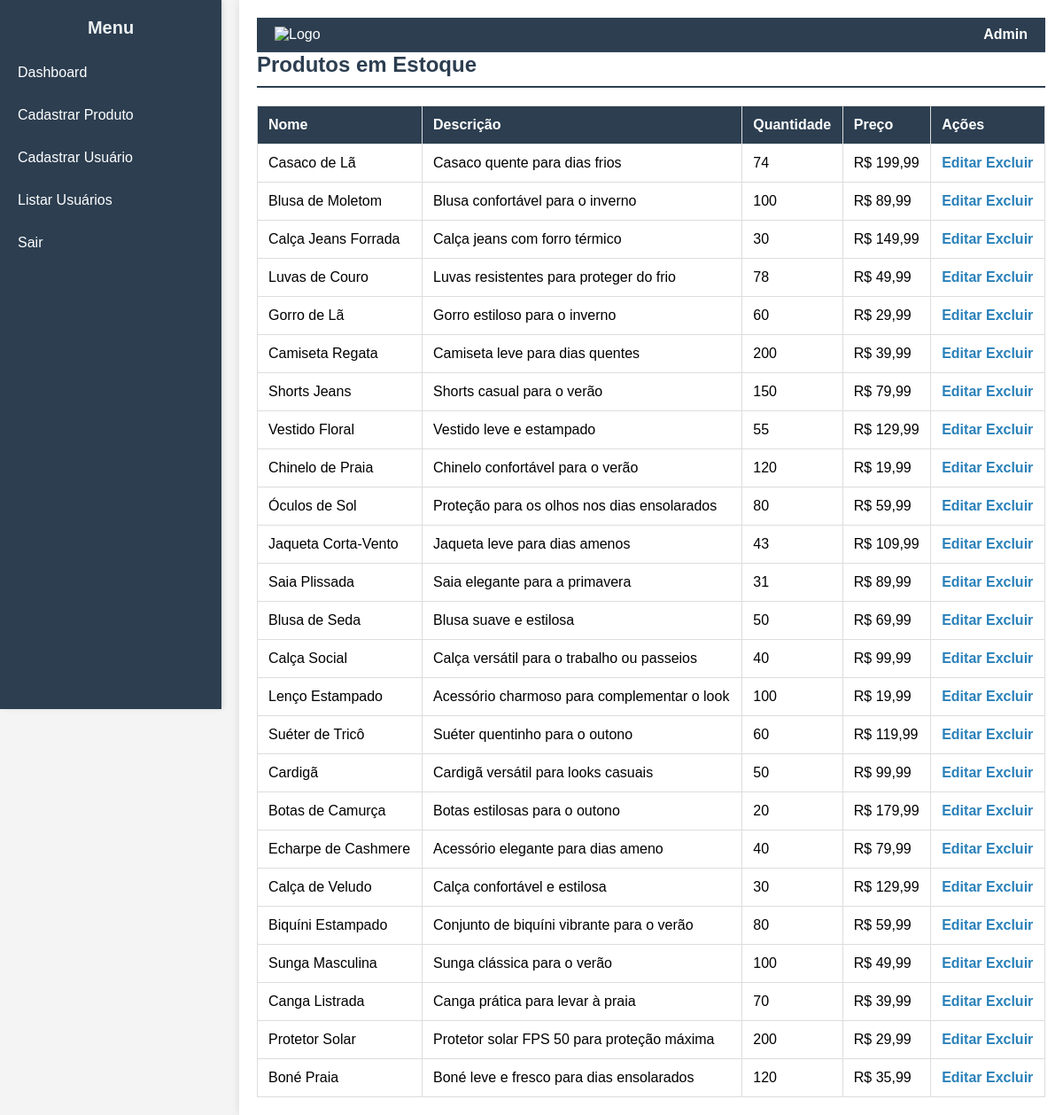
/dashboard.php (signed in), run on the app's committed database.
### tables this page shows
CREATE TABLE `usuarios` (
  `id` int(11) NOT NULL,
  `nome` varchar(100) NOT NULL,
  `senha` varchar(255) NOT NULL,
  `nivel_acesso` enum('admin','usuario') NOT NULL,
  `login` varchar(100) NOT NULL
);

CREATE TABLE `produtos` (
  `id` int(11) NOT NULL,
  `nome` varchar(100) NOT NULL,
  `descricao` text DEFAULT NULL,
  `quantidade` int(11) NOT NULL,
  `preco` decimal(10,2) NOT NULL,
  `categoria_id` int(11) DEFAULT NULL
);

### dashboard.php (the view, shortened to what this page needs)
<?php
include_once 'db/connect.php';
$nivel_acesso = $_SESSION['nivel_acesso'];
$stmt = $pdo->prepare("SELECT nome FROM usuarios WHERE id = ?");
$stmt->execute([$_SESSION['usuario_id']]);
$usuario_logado = $stmt->fetch(PDO::FETCH_ASSOC);
$stmt = $pdo->query("SELECT * FROM produtos");
$produtos = $stmt->fetchAll(PDO::FETCH_ASSOC);
?>
<!DOCTYPE html>
<html lang="pt-br">
<head>
    <link rel="stylesheet" href="css/style.css">
</head>
<body>
    <div class="container">
        <aside class="sidebar">
            <h2>Menu</h2>
            <ul>
                <li><a href="dashboard.php">Dashboard</a></li>
                <?php if ($nivel_acesso == 'admin'): ?>
                    <li><a href="cadastro-produto.php">Cadastrar Produto</a></li>
                    <li><a href="cadastro-usuario.php">Cadastrar Usuário</a></li>
                    <li><a href="listagem-usuarios.php">Listar Usuários</a></li>
                <?php endif; ?>
                <li><a href="logout.php">Sair</a></li>
            </ul>
        </aside>
        <main class="content">
            <header class="header">
                <div class="logo">
                    <img src="https://estoquetudo.com.br/wp-content/themes/estoque-tudo/images/assets/logo.svg" alt="Logo" width="50">
                </div>
                <div class="user-info">
                    <span class="user-name"><?= htmlspecialchars($usuario_logado['nome']) ?></span>
                </div>
            </header>
            <h2>Produtos em Estoque</h2>
            <table>
                <thead>
                    <tr>
                        <th>Nome</th>
                        <th>Descrição</th>
                        <th>Quantidade</th>
                        <th>Preço</th>
                        <th>Ações</th>
                    </tr>
                </thead>
                <tbody>
                    <?php foreach ($produtos as $produto): ?>
                        <tr>
                            <td><?= htmlspecialchars($produto['nome']) ?></td>
                            <td><?= htmlspecialchars($produto['descricao']) ?></td>
                            <td><?= $produto['quantidade'] ?></td>
                            <td>R$ <?= number_format($produto['preco'], 2, ',', '.') ?></td>
                            <td>
                                <a href="editar-produto.php?id=<?= $produto['id'] ?>">Editar</a>
                                <a href="excluir-produto.php?id=<?= $produto['id'] ?>" onclick="return confirm('Tem certeza que deseja excluir este produto?')">Excluir</a>
                            </td>
                        </tr>
                    <?php endforeach; ?>
                </tbody>
            </table>
        </main>
    </div>
</body>
</html>

### css/style.css (style rules this page uses)
* { margin: 0; padding: 0; box-sizing: border-box; }
body { font-family: Arial, sans-serif; background-color: #f4f4f4; display: flex; min-height: 100vh; }
.header { display: flex; justify-content: space-between; align-items: center; padding: 10px 20px; background-color: #2c3e50; color: white; font-size: 16px; border-bottom: 1px solid #34495e; }
.header .logo img { height: 40px; }
.header .user-info { position: relative; cursor: pointer; }
.header .user-name { font-weight: bold; font-size: 16px; }
.container { display: flex; width: 100%; }
.sidebar { width: 250px; background-color: #2c3e50; color: white; height: 100vh; position: fixed; transition: all 0.3s ease; box-shadow: 2px 0 5px rgba(0, 0, 0, 0.1); }
.sidebar h2 { text-align: center; margin: 20px 0; font-size: 20px; font-weight: bold; color: #ecf0f1; }
.sidebar ul { list-style: none; }
.sidebar ul li { margin-bottom: 10px; }
.sidebar ul li a { color: white; text-decoration: none; font-size: 16px; display: block; padding: 10px 20px; border-radius: 5px; transition: background-color 0.3s ease; }
.content { margin-left: 270px; padding: 20px; width: calc(100% - 270px); background-color: #ffffff; box-shadow: 0 0 10px rgba(0, 0, 0, 0.1); min-height: 100vh; transition: margin-left 0.3s ease; }
.content h2 { color: #2c3e50; font-size: 24px; margin-bottom: 20px; border-bottom: 2px solid #2c3e50; padding-bottom: 10px; }
table { width: 100%; border-collapse: collapse; margin-top: 20px; font-size: 16px; }
table th, table td { border: 1px solid #ddd; padding: 12px; text-align: left; }
table th { background-color: #2c3e50; color: white; }
table td a { color: #2980b9; text-decoration: none; font-weight: bold; transition: color 0.3s ease; }

### data on the page
usuarios: nome "Admin"
produtos: nome "Casaco de Lã", descricao "Casaco quente para dias frios", quantidade "74", preco "199,99"
produtos: nome "Blusa de Moletom", descricao "Blusa confortável para o inverno", quantidade "100", preco "89,99"
produtos: nome "Calça Jeans Forrada", descricao "Calça jeans com forro térmico", quantidade "30", preco "149,99"
produtos: nome "Luvas de Couro", descricao "Luvas resistentes para proteger do frio", quantidade "78", preco "49,99"
produtos: nome "Gorro de Lã", descricao "Gorro estiloso para o inverno", quantidade "60", preco "29,99"
produtos: nome "Camiseta Regata", descricao "Camiseta leve para dias quentes", quantidade "200", preco "39,99"
produtos: nome "Shorts Jeans", descricao "Shorts casual para o verão", quantidade "150", preco "79,99"
produtos: nome "Vestido Floral", descricao "Vestido leve e estampado", quantidade "55", preco "129,99"
produtos: nome "Chinelo de Praia", descricao "Chinelo confortável para o verão", quantidade "120", preco "19,99"
produtos: nome "Óculos de Sol", descricao "Proteção para os olhos nos dias ensolarados", quantidade "80", preco "59,99"
produtos: nome "Jaqueta Corta-Vento", descricao "Jaqueta leve para dias amenos", quantidade "43", preco "109,99"
produtos: nome "Saia Plissada", descricao "Saia elegante para a primavera", quantidade "31", preco "89,99"
produtos: nome "Blusa de Seda", descricao "Blusa suave e estilosa", quantidade "50", preco "69,99"
produtos: nome "Calça Social", descricao "Calça versátil para o trabalho ou passeios", quantidade "40", preco "99,99"
produtos: nome "Lenço Estampado", descricao "Acessório charmoso para complementar o look", quantidade "100", preco "19,99"
produtos: nome "Suéter de Tricô", descricao "Suéter quentinho para o outono", quantidade "60", preco "119,99"
produtos: nome "Cardigã", descricao "Cardigã versátil para looks casuais", quantidade "50", preco "99,99"
produtos: nome "Botas de Camurça", descricao "Botas estilosas para o outono", quantidade "20", preco "179,99"
produtos: nome "Echarpe de Cashmere", descricao "Acessório elegante para dias ameno", quantidade "40", preco "79,99"
produtos: nome "Calça de Veludo", descricao "Calça confortável e estilosa", quantidade "30", preco "129,99"
produtos: nome "Biquíni Estampado", descricao "Conjunto de biquíni vibrante para o verão", quantidade "80", preco "59,99"
produtos: nome "Sunga Masculina", descricao "Sunga clássica para o verão", quantidade "100", preco "49,99"
produtos: nome "Canga Listrada", descricao "Canga prática para levar à praia", quantidade "70", preco "39,99"
produtos: nome "Protetor Solar", descricao "Protetor solar FPS 50 para proteção máxima", quantidade "200", preco "29,99"
produtos: nome "Boné Praia", descricao "Boné leve e fresco para dias ensolarados", quantidade "120", preco "35,99"
